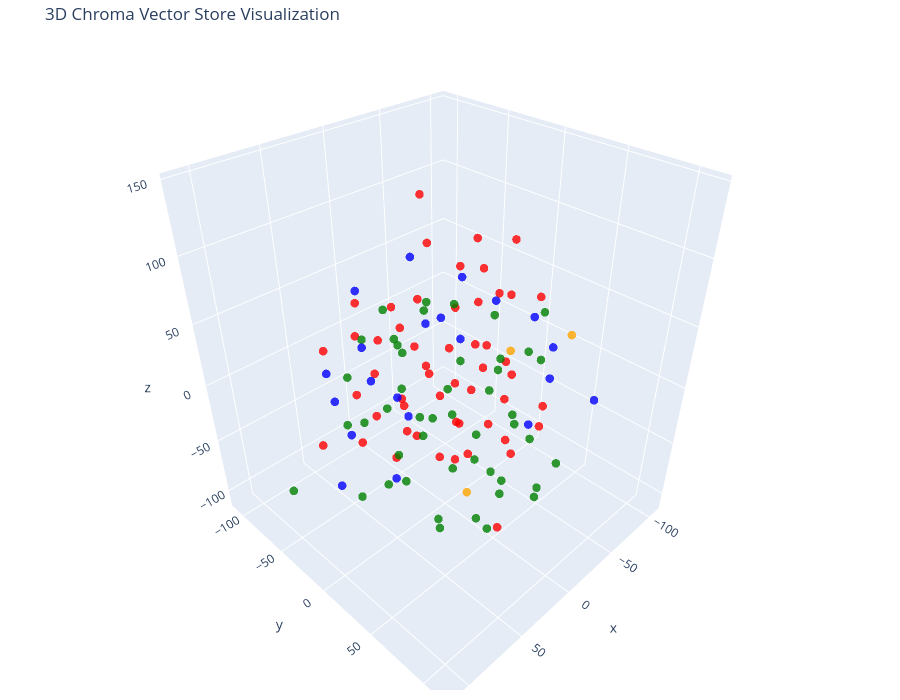

Notebook code for this chart:
### Markdown cell above
Bu kod ve grafik, **1,536 boyutlu vektörlerin 2D'ye indirgenip görselleştirilmesi** ile ilgili. Açıklayayım:

## Kod Ne Yapıyor?

### 1. **Boyut İndirgeme (t-SNE)**
```python
tsne = TSNE(n_components=2, random_state=42)
reduced_vectors = tsne.fit_transform(vectors)
```
- 1,536 boyutlu vektörleri **2 boyuta** indirgiyor
- t-SNE algoritması benzer vektörleri yakın, farklı olanları uzak konumlandırıyor

### 2. **Görselleştirme**
- Her nokta bir metin parçasını temsil ediyor
- **Renkler** farklı belge türlerini gösteriyor (yeşil, kırmızı, mavi, turuncu)
- **Yakın noktalar** anlamsal olarak benzer metinler

## Grafikteki İlginç Bulgular:

### 1. **Sözleşme-Ürün Karışımı**
- Bazı sözleşme bilgileri ürün bilgilerine yakın görünüyor
- Çünkü sözleşmelerde "AI destekli eşleştirme özelliği" gibi **ürün özelliklerinden** bahsediliyor
- Sistem anlamsal benzerliği yakalıyor: benzer konular aynı yerde!

### 2. **Şirket Bilgileri Merkezde**
- Şirket belgeleri (turuncu noktalar) grafiğin **ortasında**
- Çünkü şirket bilgileri hem çalışanlar, hem sözleşmeler, hem de ürünlerle ilgili içeriyor
- Bu **"merkezi bilgi"** diğer tüm kategorilere bağlantılı

Bu görselleştirme, embedding'lerin **anlamsal ilişkileri** ne kadar iyi yakaladığını gösteriyor. Sistem sadece kelimeleri değil, **kavramsal benzerlikler**i de algılıyor!

### Code cell
# Let's try 3D!

tsne = TSNE(n_components=3, random_state=42)
reduced_vectors = tsne.fit_transform(vectors)

# Create the 3D scatter plot
fig = go.Figure(data=[go.Scatter3d(
    x=reduced_vectors[:, 0],
    y=reduced_vectors[:, 1],
    z=reduced_vectors[:, 2],
    mode='markers',
    marker=dict(size=5, color=colors, opacity=0.8),
    text=[f"Type: {t}<br>Text: {d[:100]}..." for t, d in zip(doc_types, documents)],
    hoverinfo='text'
)])

fig.update_layout(
    title='3D Chroma Vector Store Visualization',
    scene=dict(xaxis_title='x', yaxis_title='y', zaxis_title='z'),
    width=900,
    height=700,
    margin=dict(r=20, b=10, l=10, t=40)
)

fig.show()

### Figure 1 — Plotly figure (JSON) as saved in the notebook; plotly's stock layout.template omitted (floating-point values rounded to 4 significant figures)
{"data": [{"hoverinfo": "text", "marker": {"color": ["orange", "orange", "orange", "red", "red", "red", "red", "red", "red", "red", "red", "red", "red", "red", "red", "red", "red", "red", "red", "red", "red", "red", "red", "red", "red", "red", "red", "red", "red", "red", "red", "red", "red", "red", "red", "red", "red", "red", "red", "red", "red", "red", "red", "red", "red", "red", "red", "red", "red", "red", "red", "red", "red", "red", "red", "green", "green", "green", "green", "green", "green", "green", "green", "green", "green", "green", "green", "green", "green", "green", "green", "green", "green", "green", "green", "green", "green", "green", "green", "green", "green", "green", "green", "green", "green", "green", "green", "green", "green", "green", "green", "green", "green", "green", "green", "green", "green", "green", "green", "green", "green", "green", "blue", "blue", "blue", "blue", "blue", "blue", "blue", "blue", "blue", "blue", "blue", "blue", "blue", "blue", "blue", "blue", "blue", "blue", "blue", "blue", "blue"], "opacity": 0.8, "size": 5}, "mode": "markers", "text": ["Type: company<br>Text: # About Insurellm\n\nInsurellm was founded by Avery Lancaster in 2015 as an insurance tech startup des...", "Type: company<br>Text: # Careers at Insurellm\n\nInsurellm is hiring! We are looking for talented software engineers, data sc...", "Type: company<br>Text: # Overview of Insurellm\n\nInsurellm is an innovative insurance tech firm with 200 employees across th...", "Type: contracts<br>Text: # Contract with Apex Reinsurance for Rellm: AI-Powered Enterprise Reinsurance Solution\n\n## Terms\n\n1....", "Type: contracts<br>Text: ## Renewal\n\n1. **Automatic Renewal**: This Agreement will automatically renew for successive one-yea...", "Type: contracts<br>Text: 2. **Seamless Integrations**: The architecture of Rellm allows for easy integration with existing sy...", "Type: contracts<br>Text: 1. **Technical Support**: Provider shall offer dedicated technical support to the Client via phone, ...", "Type: contracts<br>Text: **Insurellm, Inc.**  \n_____________________________  \nAuthorized Signature   \nDate: ________________...", "Type: contracts<br>Text: # Contract with Belvedere Insurance for Markellm\n\n## Terms\nThis Contract (\"Agreement\") is made and e...", "Type: contracts<br>Text: ## Renewal\n1. **Renewal Terms**: This Agreement may be renewed for additional one-year terms upon mu...", "Type: contracts<br>Text: ## Features\n1. **AI-Powered Matching**: Belvedere Insurance will benefit from Markellm's AI-powered ...", "Type: contracts<br>Text: ## Support\n1. **Technical Support**: Technical support will be available from 9 AM to 7 PM EST, Mond...", "Type: contracts<br>Text: **Belvedere Insurance**  \nSignature: ______________________  \nName: [Authorized Signatory]  \nTitle: ...", "Type: contracts<br>Text: # Contract with BrightWay Solutions for Markellm\n\n**Contract Date:** October 5, 2023  \n**Contract ID...", "Type: contracts<br>Text: 3. **Service Level Agreement (SLA):**  \n   Insurellm commits to a 99.9% uptime for the platform with...", "Type: contracts<br>Text: 2. **Real-Time Quote Availability:**  \n   Consumers sourced via BrightWay Solutions will receive rea...", "Type: contracts<br>Text: 3. **Training and Onboarding:**  \n   Insurellm agrees to provide one free training session on how to...", "Type: contracts<br>Text: # Contract with EverGuard Insurance for Rellm: AI-Powered Enterprise Reinsurance Solution\n\n**Contrac...", "Type: contracts<br>Text: 4. **Usage Rights**: EverGuard Insurance is granted a non-exclusive, non-transferable license to acc...", "Type: contracts<br>Text: 1. **Core Functionality**: Rellm provides EverGuard Insurance with advanced AI-driven analytics, sea...", "Type: contracts<br>Text: 1. **Customer Support**: Insurellm will provide EverGuard Insurance with 24/7 customer support, incl...", "Type: contracts<br>Text: ---\n\n**Signatures**  \n**For Insurellm**: __________________________  \n**Name**: John Smith  \n**Title...", "Type: contracts<br>Text: # Contract with GreenField Holdings for Markellm\n\n**Effective Date:** November 15, 2023  \n**Contract...", "Type: contracts<br>Text: ## Renewal\n1. **Automatic Renewal**: This contract will automatically renew for sequential one-year ...", "Type: contracts<br>Text: ## Features\n1. **AI-Powered Matching**: Access to advanced algorithms that connect GreenField Holdin...", "Type: contracts<br>Text: ## Support\n1. **Customer Support Access**: The Client will have access to dedicated support through ...", "Type: contracts<br>Text: **Signatures:**  \n_________________________                           _________________________  \n**...", "Type: contracts<br>Text: # Contract with Greenstone Insurance for Homellm\n\n---\n\n## Terms\n\n1. **Parties**: This Contract (\"Agr...", "Type: contracts<br>Text: 4. **Payment Terms**: \n   - The Customer shall pay an amount of $10,000 per month for the Standard T...", "Type: contracts<br>Text: ---\n\n## Features\n\n- **AI-Powered Risk Assessment**: Customer will have access to enhanced risk evalu...", "Type: contracts<br>Text: - **Customer Portal**: A dedicated portal will be provided, allowing the Customer's clients to manag...", "Type: contracts<br>Text: ______________________________  \n[Name], [Title]  \nDate: ______________________\n\n**For Greenstone In...", "Type: contracts<br>Text: # Contract with GreenValley Insurance for Homellm\n\n**Contract Date:** October 6, 2023  \n**Contract N...", "Type: contracts<br>Text: 4. **Confidentiality:** Both parties agree to maintain the confidentiality of proprietary informatio...", "Type: contracts<br>Text: 1. **AI-Powered Risk Assessment:** Access to advanced AI algorithms for real-time risk evaluations.\n...", "Type: contracts<br>Text: 3. **Regular Updates:** Insurellm will offer ongoing updates and enhancements to the Homellm platfor...", "Type: contracts<br>Text: # Contract with Pinnacle Insurance Co. for Homellm\n\n## Terms\nThis contract (\"Contract\") is entered i...", "Type: contracts<br>Text: ## Renewal\n1. **Renewal Terms**: At the end of the initial term, this Contract shall automatically r...", "Type: contracts<br>Text: ## Features\n1. **AI-Powered Risk Assessment**: Utilized for tailored underwriting decisions specific...", "Type: contracts<br>Text: ## Support\n1. **Technical Support**: Insurellm shall provide 24/7 technical support via an email and...", "Type: contracts<br>Text: # Contract with Roadway Insurance Inc. for Carllm\n\n---\n\n## Terms\n\n1. **Agreement Effective Date**: T...", "Type: contracts<br>Text: ---\n\n## Renewal\n\n1. **Automatic Renewal**: This agreement will automatically renew for an additional...", "Type: contracts<br>Text: ---\n\n## Features\n\n1. **Access to Core Features**: Roadway Insurance Inc. will have access to all Pro...", "Type: contracts<br>Text: ---\n\n## Support\n\n1. **Technical Support**: Roadway Insurance Inc. will receive priority technical su...", "Type: contracts<br>Text: # Contract with Stellar Insurance Co. for Rellm\n\n## Terms\nThis contract is made between **Insurellm*...", "Type: contracts<br>Text: ### Termination\nEither party may terminate this agreement with a **30-day written notice**. In the e...", "Type: contracts<br>Text: ## Features\nStellar Insurance Co. will receive access to the following features of the Rellm product...", "Type: contracts<br>Text: ## Support\nInsurellm provides Stellar Insurance Co. with the following support services:\n\n- **24/7 T...", "Type: contracts<br>Text: # Contract with TechDrive Insurance for Carllm\n\n**Contract Date:** October 1, 2024  \n**Contract Dura...", "Type: contracts<br>Text: ## Renewal\n\n1. **Automatic Renewal**: This contract shall automatically renew for additional one-yea...", "Type: contracts<br>Text: ## Support\n\n1. **Customer Support**: Insurellm will provide 24/7 customer support to TechDrive Insur...", "Type: contracts<br>Text: **TechDrive Insurance Representative:**  \nName: Sarah Johnson  \nTitle: Operations Director  \nDate: _...", "Type: contracts<br>Text: # Contract with Velocity Auto Solutions for Carllm\n\n**Contract Date:** October 1, 2023  \n**Contract ...", "Type: contracts<br>Text: ## Renewal\n\n1. **Automatic Renewal**: This contract will automatically renew for successive 12-month...", "Type: contracts<br>Text: ## Support\n\n1. **Customer Support**: Velocity Auto Solutions will have access to Insurellm’s custome...", "Type: employees<br>Text: # HR Record\n\n# Alex Chen\n\n## Summary\n- **Date of Birth:** March 15, 1990  \n- **Job Title:** Backend ...", "Type: employees<br>Text: ## Annual Performance History\n- **2020:**  \n  - Completed onboarding successfully.  \n  - Met expecta...", "Type: employees<br>Text: ## Compensation History\n- **2020:** Base Salary: $80,000  \n- **2021:** Base Salary Increase to $90,0...", "Type: employees<br>Text: Alex Chen continues to be a vital asset at Insurellm, contributing significantly to innovative backe...", "Type: employees<br>Text: # HR Record\n\n# Alex Harper\n\n## Summary\n- **Date of Birth**: March 15, 1993  \n- **Job Title**: Sales ...", "Type: employees<br>Text: ## Annual Performance History  \n- **2021**:  \n  - **Performance Rating**: 4.5/5  \n  - **Key Achievem...", "Type: employees<br>Text: - **2022**:  \n  - **Base Salary**: $65,000 (Promotion to Senior SDR)  \n  - **Bonus**: $13,000 (20% o...", "Type: employees<br>Text: # HR Record\n\n# Alex Thomson\n\n## Summary\n- **Date of Birth:** March 15, 1995  \n- **Job Title:** Sales...", "Type: employees<br>Text: ## Annual Performance History  \n- **2022** - Rated as \"Exceeds Expectations.\" Alex Thomson achieved ...", "Type: employees<br>Text: ## Other HR Notes\n- Alex Thomson is an active member of the Diversity and Inclusion committee at Ins...", "Type: employees<br>Text: # Avery Lancaster\n\n## Summary\n- **Date of Birth**: March 15, 1985  \n- **Job Title**: Co-Founder & Ch...", "Type: employees<br>Text: - **2010 - 2013**: Business Analyst at Edge Analytics  \n  Prior to joining Innovate, Avery worked as...", "Type: employees<br>Text: - **2018**: **Exceeds Expectations**  \n  Under Avery’s pivoted vision, Insurellm launched two new su...", "Type: employees<br>Text: - **2022**: **Satisfactory**  \n  Avery focused on rebuilding team dynamics and addressing employee c...", "Type: employees<br>Text: ## Compensation History\n- **2015**: $150,000 base salary + Significant equity stake  \n- **2016**: $1...", "Type: employees<br>Text: ## Other HR Notes\n- **Professional Development**: Avery has actively participated in leadership trai...", "Type: employees<br>Text: # HR Record\n\n# Emily Carter\n\n## Summary\n- **Date of Birth:** August 12, 1990  \n- **Job Title:** Acco...", "Type: employees<br>Text: - **2017-2019:** Marketing Intern  \n  - Assisted with market research and campaign development for s...", "Type: employees<br>Text: ## Compensation History\n| Year | Base Salary | Bonus         | Total Compensation |\n|------|--------...", "Type: employees<br>Text: Emily Carter exemplifies the kind of talent that drives Insurellm's success and is an invaluable ass...", "Type: employees<br>Text: # HR Record\n\n# Emily Tran\n\n## Summary\n- **Date of Birth:** March 18, 1991  \n- **Job Title:** Digital...", "Type: employees<br>Text: - **January 2017 - May 2018**: Marketing Intern  \n  - Supported the Marketing team by collaborating ...", "Type: employees<br>Text: - **2021**:  \n  - Performance Rating: Meets Expectations  \n  - Key Achievements: Contributed to the ...", "Type: employees<br>Text: - **Professional Development Goals**:  \n  - Emily Tran aims to become a Marketing Manager within the...", "Type: employees<br>Text: # HR Record\n\n# Jordan Blake\n\n## Summary\n- **Date of Birth:** March 15, 1993  \n- **Job Title:** Sales...", "Type: employees<br>Text: ## Annual Performance History\n- **2021:** First year at Insurellm; achieved 90% of monthly targets. ...", "Type: employees<br>Text: ## Other HR Notes\n- Jordan has shown an interest in continuing education, actively participating in ...", "Type: employees<br>Text: # HR Record\n\n# Jordan K. Bishop\n\n## Summary\n- **Date of Birth:** March 15, 1990\n- **Job Title:** Fro...", "Type: employees<br>Text: ## Annual Performance History\n- **2019:** Exceeds Expectations - Continuously delivered high-quality...", "Type: employees<br>Text: ## Compensation History\n- **June 2018:** Starting Salary - $85,000\n- **June 2019:** Salary Increase ...", "Type: employees<br>Text: ## Other HR Notes\n- Jordan K. Bishop has been an integral part of club initiatives, including the In...", "Type: employees<br>Text: # HR Record\n\n# Maxine Thompson\n\n## Summary\n- **Date of Birth:** January 15, 1991  \n- **Job Title:** ...", "Type: employees<br>Text: ## Insurellm Career Progression\n- **January 2017 - October 2018**: **Junior Data Engineer**  \n  * Ma...", "Type: employees<br>Text: ## Annual Performance History\n- **2017**: *Meets Expectations*  \n  Maxine showed potential in her ro...", "Type: employees<br>Text: - **2021**: *Exceeds Expectations*  \n  Maxine spearheaded the transition to a new data warehousing s...", "Type: employees<br>Text: ## Compensation History\n- **2017**: $70,000 (Junior Data Engineer)  \n- **2018**: $75,000 (Junior Dat...", "Type: employees<br>Text: # HR Record\n\n# Oliver Spencer\n\n## Summary\n- **Date of Birth**: May 14, 1990  \n- **Job Title**: Backe...", "Type: employees<br>Text: ## Annual Performance History\n- **2018**: **3/5** - Adaptable team player but still learning to take...", "Type: employees<br>Text: ## Compensation History\n- **March 2018**: Initial salary of $80,000.\n- **July 2019**: Salary increas...", "Type: employees<br>Text: # Samantha Greene\n\n## Summary\n- **Date of Birth:** October 14, 1990\n- **Job Title:** HR Generalist\n-...", "Type: employees<br>Text: ## Annual Performance History\n- **2020:** Exceeds Expectations  \n  Samantha Greene demonstrated exce...", "Type: employees<br>Text: ## Compensation History\n- **2020:** Base Salary - $55,000  \n  The entry-level salary matched industr...", "Type: employees<br>Text: - **2023:** Base Salary - $70,000  \n  Recognized for substantial improvement in employee relations m...", "Type: employees<br>Text: # HR Record\n\n# Samuel Trenton\n\n## Summary\n- **Date of Birth:** April 12, 1989  \n- **Job Title:** Sen...", "Type: employees<br>Text: ## Annual Performance History\n- **2023:** Rating: 4.5/5  \n  *Samuel exceeded expectations, successfu...", "Type: employees<br>Text: ## Compensation History\n- **2023:** Base Salary: $115,000 + Bonus: $15,000  \n  *Annual bonus based o...", "Type: employees<br>Text: - **Engagement in Company Culture:** Regularly participates in team-building events and contributes ...", "Type: products<br>Text: # Product Summary\n\n# Carllm\n\n## Summary\n\nCarllm is an innovative auto insurance product developed by...", "Type: products<br>Text: - **Instant Quoting**: With Carllm, insurance companies can offer near-instant quotes to customers, ...", "Type: products<br>Text: - **Mobile Integration**: Carllm is designed to work seamlessly with mobile applications, providing ...", "Type: products<br>Text: - **Professional Tier**: $2,500/month\n  - For medium-sized companies.\n  - All Basic Tier features pl...", "Type: products<br>Text: ### Q2 2025: Customer Experience Improvements\n- Launch of a new **mobile app** for end-users.\n- Intr...", "Type: products<br>Text: # Product Summary\n\n# Homellm\n\n## Summary\nHomellm is an innovative home insurance product developed b...", "Type: products<br>Text: ### 2. Dynamic Pricing Model\nWith Homellm's innovative dynamic pricing model, insurance providers ca...", "Type: products<br>Text: ### 5. Multi-Channel Integration\nHomellm seamlessly integrates into existing insurance platforms, pr...", "Type: products<br>Text: - **Basic Tier:** Starting at $5,000/month for small insurers with basic integration features.\n- **S...", "Type: products<br>Text: All tiers include a comprehensive training program and ongoing updates to ensure optimal performance...", "Type: products<br>Text: With Homellm, Insurellm is committed to transforming the landscape of home insurance, ensuring both ...", "Type: products<br>Text: # Product Summary\n\n# Markellm\n\n## Summary\n\nMarkellm is an innovative two-sided marketplace designed ...", "Type: products<br>Text: - **User-Friendly Interface**: Designed with user experience in mind, Markellm features an intuitive...", "Type: products<br>Text: - **Customer Support**: Our dedicated support team is always available to assist both consumers and ...", "Type: products<br>Text: ### For Insurance Companies:\n- **Basic Listing Fee**: $199/month for a featured listing on the platf...", "Type: products<br>Text: ### Q3 2025\n- Initiate a comprehensive marketing campaign targeting both consumers and insurers to i...", "Type: products<br>Text: # Product Summary\n\n# Rellm: AI-Powered Enterprise Reinsurance Solution\n\n## Summary\n\nRellm is an inno...", "Type: products<br>Text: ### Seamless Integrations\nRellm's architecture is designed for effortless integration with existing ...", "Type: products<br>Text: ### Regulatory Compliance Tools\nRellm includes built-in compliance tracking features to help organiz...", "Type: products<br>Text: Join the growing number of organizations leveraging Rellm to enhance their reinsurance processes whi...", "Type: products<br>Text: Experience the future of reinsurance with Rellm, where innovation meets reliability. Let Insurellm h..."], "type": "scatter3d", "x": [-0.2152, -64.36, -45.4, -6.768, -2.157, 62.98, 31.72, -2.413, -50.18, -18.24, -52.2, -24.75, -20.13, -80.8, -87.32, -88.98, -66.55, -9.84, -4.294, 46.62, 37.36, 28.87, -34.09, -21.17, -73.22, -62.56, 9.591, 42.03, -0.5941, -45.51, -103.4, 4.445, -90.64, -96.48, -47.95, -75.24, -106.4, -32.96, -30.09, 20.18, -27.92, -51.45, -67.12, -38.47, -47.46, -38.34, -64.67, -49.04, 1.068, -7.795, -28.52, 50.74, -15.84, -32.03, 0.6591, 111.9, 15.05, 66.83, -27.55, 12.87, 70.58, 95.33, -48.67, 79.22, -10.39, 78.74, 35.24, 52.65, 37.78, 97.99, 68.28, 37.24, 14.69, 44.8, -38.79, 18.41, -67.4, 40.0, 2.859, 14.43, 74.62, -15.94, -6.381, -0.2073, 86.81, -26.18, 25.56, 37.85, 6.383, 13.17, 61.03, 52.11, 27.74, 89.06, 38.45, 27.37, 59.75, 53.8, 46.47, 52.19, 68.32, 77.64, -15.47, -0.4394, -24.77, 102.1, 33.83, -43.11, -25.91, -53.84, 21.67, 3.843, -69.62, 10.67, 0.7298, -77.51, -77.27, 30.17, 21.38, 36.53, 43.71, 57.66, -86.06], "y": [22.4, 56.24, 19.55, -107.6, -80.02, -64.21, -97.01, 8.656, -2.716, -62.48, -23.47, -14.61, -5.365, -34.19, -43.04, -13.49, -55.5, -108.4, 50.01, -37.69, -11.81, 1.04, -8.765, -70.8, -3.762, 11.69, 19.36, 113.6, -103.1, -30.56, -1.279, -1.295, -48.45, -58.63, -16.9, -18.57, -32.74, -81.82, -48.1, -0.7659, -77.6, -57.58, 35.55, 22.02, -43.25, -59.89, -0.1673, -17.5, -69.79, -63.26, 33.02, -14.52, -48.08, -61.33, -15.46, -31.56, 59.99, 16.4, 49.25, 94.68, 52.26, 64.18, -105.2, 69.48, 31.61, -0.3933, -3.776, -22.56, -17.99, 33.14, 15.48, 44.14, 28.27, 21.8, 51.23, 46.83, -92.23, 45.95, 63.41, 66.89, 34.57, 64.41, 79.34, 79.91, 5.461, 80.7, 65.72, 22.13, 48.06, 20.76, 18.78, 45.69, 72.17, 4.541, 77.7, 84.93, 83.43, 98.31, 74.08, 54.12, 32.31, 73.08, -0.7735, -19.44, -29.15, 10.82, -47.4, 6.067, -9.999, 49.09, -31.45, -28.5, 19.92, -39.13, -38.72, 72.12, 15.84, -44.29, -66.54, -64.07, -71.44, -58.3, 26.49], "z": [-88.57, 36.75, 15.39, -13.33, -33.33, -57.15, -3.866, -30.39, -66.86, -90.7, -45.59, -20.11, -50.3, -22.19, -51.8, -44.59, 9.677, 15.31, -108.2, -48.04, -52.04, -29.02, -91.65, -63.27, 83.68, -96.44, -51.54, 53.31, -65.89, 63.31, 26.58, -65.6, 37.8, 0.9533, 88.98, 34.2, 14.32, -83.21, 80.6, 145.6, -1.421, -69.53, -37.24, -22.28, -13.27, -33.85, -13.26, 1.668, 4.223, 31.94, -48.32, -7.916, 0.9596, 29.23, 1.258, -46.94, 49.97, 24.95, 37.56, -25.33, 26.82, 15.39, -40.55, 54.93, 5.705, -53.68, 41.35, 50.84, 68.53, 41.6, -38.72, -25.94, 40.74, 8.581, 63.57, -6.814, -9.011, 21.8, 10.36, -36.93, 3.26, -20.69, -57.82, 59.62, 53.2, -38.88, -74.91, 91.05, 79.75, 78.75, 74.52, -60.8, 70.4, 17.78, -5.903, 29.49, 21.34, 0.3743, -43.26, 52.25, 49.46, -29.35, 29.84, 40.64, 30.32, -19.89, 23.9, 51.55, 70.28, 2.188, -95.94, 89.4, 32.82, -27.41, -50.64, -17.23, -72.42, -4.91, 55.81, -63.01, -31.02, 8.323, 2.294]}], "layout": {"height": 700, "margin": {"b": 10, "l": 10, "r": 20, "t": 40}, "scene": {"xaxis": {"title": {"text": "x"}}, "yaxis": {"title": {"text": "y"}}, "zaxis": {"title": {"text": "z"}}}, "title": {"text": "3D Chroma Vector Store Visualization"}, "width": 900}}
